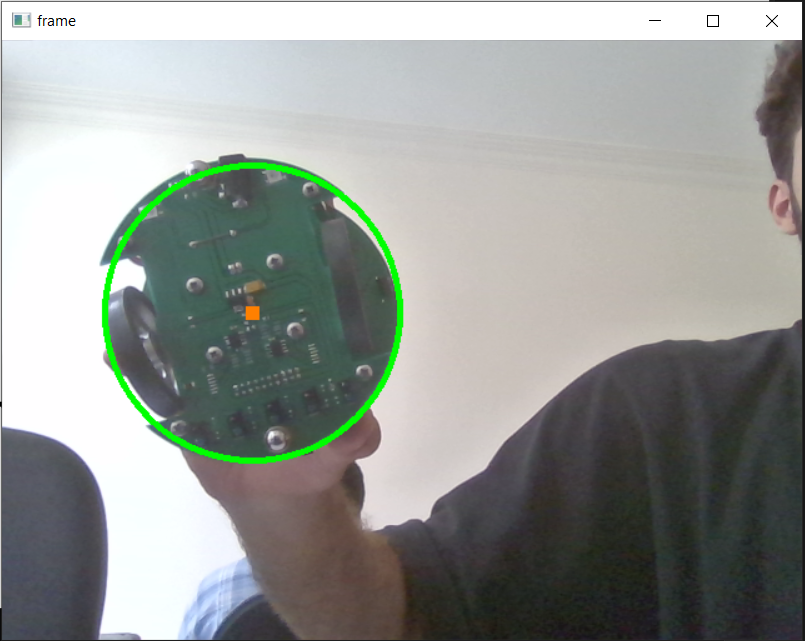
#> input picture Samples/CircleDetection.png, 805 x 641 px, given in place of the camera
$ python FinalWebcam.py
#> lines starting #> are read from the running program, lines starting #| are printed output that depends on the picture; after the words box and inside, x2 and y2 are one past the last pixel; in counts of white or black regions, pixels touching at a corner belong together
# Necessary packages
import numpy as np
import argparse
import cv2
import time

# Set Capture Device, in case of a USB Webcam try 1, or give -1 to get a list of available devices
cap = cv2.VideoCapture(0, cv2.CAP_DSHOW)
if not cap.isOpened():
    raise IOError("Cannot open webcam")

# Set Width and Height
# cap.set(3,1280)
# cap.set(4,720)

# The above step is to set the Resolution of the Video. The default is 640x480.
# This example works with a Resolution of 640x480.

while(True):
    # Capture frame-by-frame
    ret, frame = cap.read()
#> frame is the input picture: shape (641, 805, 3); mean B, G, R 149.9, 153.9, 150.1

    # load the image, clone it for output, and then convert it to grayscale
    output = frame.copy()
    gray = cv2.cvtColor(frame, cv2.COLOR_BGR2GRAY)
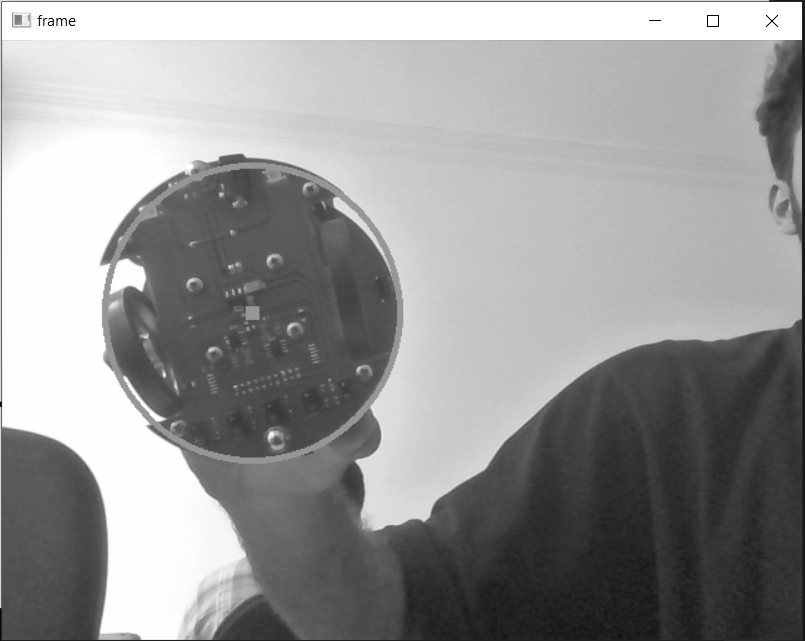
#> gray: shape (641, 805); min 0, max 255, mean 152.3

    # apply GuassianBlur to reduce noise. medianBlur is also added for smoothening, reducing noise.
    gray = cv2.GaussianBlur(gray, (5, 5), 0)
    gray = cv2.medianBlur(gray, 5)

    # Adaptive Guassian Threshold is to detect sharp edges in the Image. For more information Google it.
    gray = cv2.adaptiveThreshold(
        gray, 255, cv2.ADAPTIVE_THRESH_GAUSSIAN_C, cv2.THRESH_BINARY, 11, 3.5)
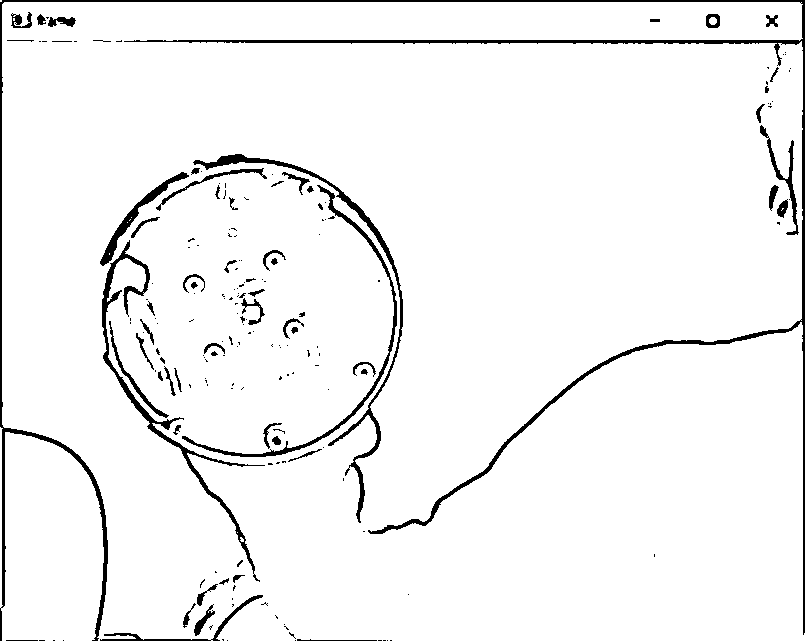
#> gray: shape (641, 805); 95.5% white; 192 black regions (130 under 20 px), largest, box (x1, y1, x2, y2) and area: (0, 0, 805, 641) 9840, (102, 240, 265, 582) 2457, (193, 154, 403, 523) 2377

    kernel = np.ones((2, 2), np.uint8)
    gray = cv2.erode(gray, kernel, iterations=1)
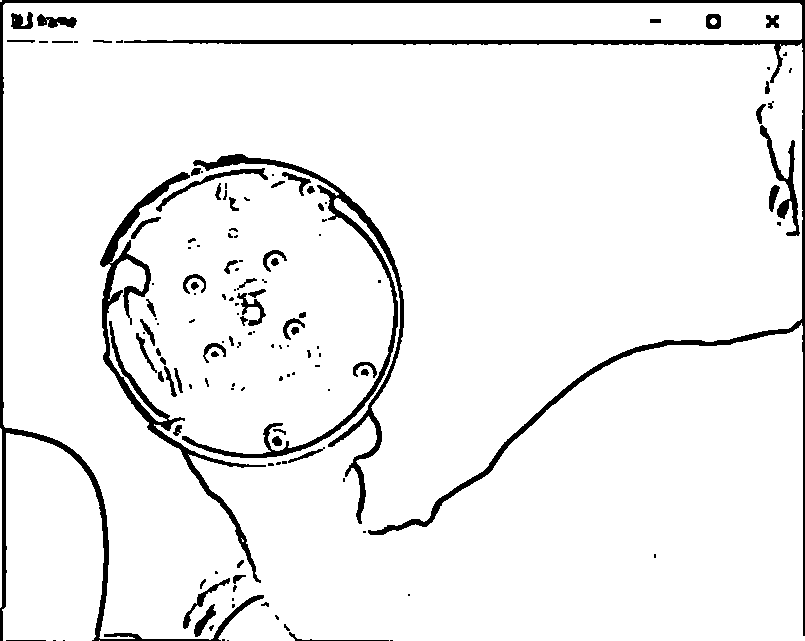
#> gray: shape (641, 805); 93.8% white; 137 black regions (69 under 20 px), largest, box (x1, y1, x2, y2) and area: (0, 0, 805, 641) 13841, (182, 154, 404, 524) 5566, (100, 172, 266, 583) 4987
    # gray = erosion

    gray = cv2.dilate(gray, kernel, iterations=1)
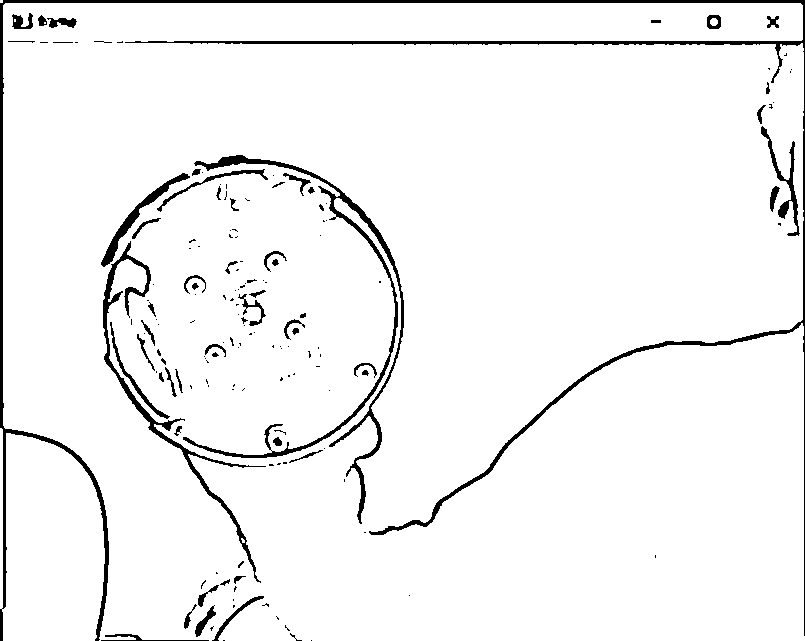
#> gray: shape (641, 805); 95.4% white; 160 black regions (103 under 20 px), largest, box (x1, y1, x2, y2) and area: (0, 0, 805, 641) 10531, (183, 155, 404, 524) 4137, (103, 241, 266, 583) 2474
    # gray = dilation

    # detect circles in the image
    circles = cv2.HoughCircles(
        gray, cv2.HOUGH_GRADIENT, 1, 200, param1=30, param2=45, minRadius=0, maxRadius=0)
#> circles = [[252.5, 312.5, 150.9]]
    # print circles

    # ensure at least some circles were found
    if circles is not None:
        # convert the (x, y) coordinates and radius of the circles to integers
        circles = np.round(circles[0, :]).astype("int")
#> circles = [[252, 312, 151]]

        # loop over the (x, y) coordinates and radius of the circles
        for (x, y, r) in circles:
            # draw the circle in the output image, then draw a rectangle in the image
            # corresponding to the center of the circle
            cv2.circle(output, (x, y), r, (0, 255, 0), 4)
            cv2.rectangle(output, (x - 5, y - 5),
                          (x + 5, y + 5), (0, 128, 255), -1)
            # time.sleep(0.5)
            print("Column Number: ")
            print(x)
            print("Row Number: ")
            print(y)
            print("Radius is: ")
            print(r)
#> this loop made 1 pass
#| Column Number:
#| 252
#| Row Number:
#| 312
#| Radius is:
#| 151
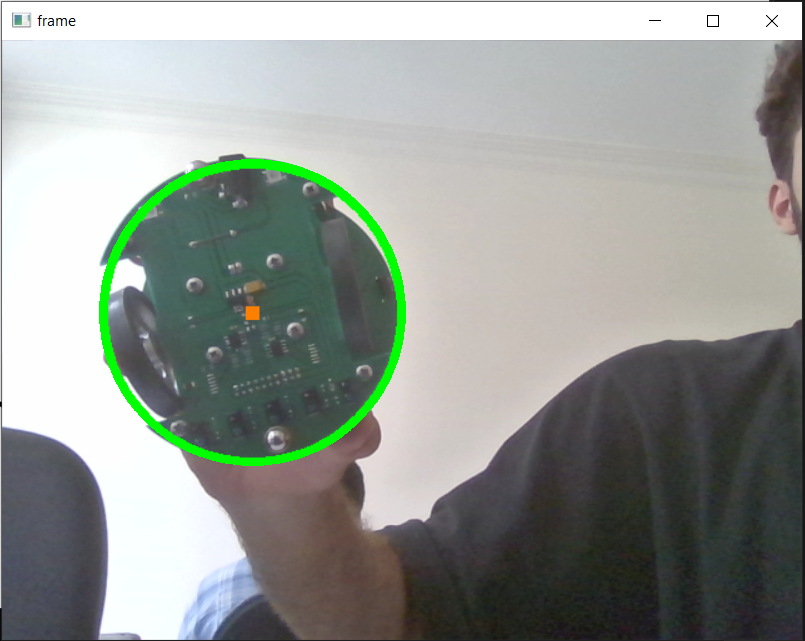
#> output: shape (641, 805, 3); 0.67% of pixels changed, all inside (x1, y1, x2, y2) = (99, 159, 406, 466)

    # Display the resulting frame
    cv2.imshow('gray', gray)
    cv2.imshow('frame', output)
    if cv2.waitKey(1) & 0xFF == ord('q'):
#> (key q is pressed here)
        break

# When everything done, release the capture
cap.release()
cv2.destroyAllWindows()
